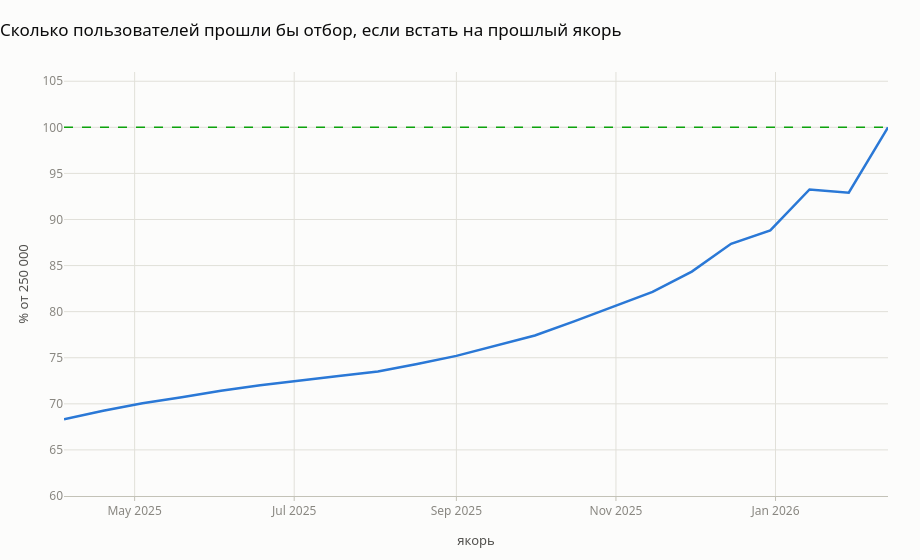

The code cell stored with this chart in its notebook:
### Markdown cell above
## 3.3 Что нашли

Три последних выровненных блока дают **ровно 100.00 %**, любой сдвиг — 98–99 %.
Правило восстанавливается однозначно:

> в выборку вошли пользователи, у которых есть хотя бы одно событие **в каждом** из трёх
> последних 30-дневных блоков: 2025-11-16 … 12-15, 12-16 … 2026-01-14, 01-15 … 02-13.

Проверим формально: запрограммируем правило и применим его к боевому якорю.
Если восстановлено верно, должны остаться ровно все 250 000.

### Code cell
def selected_users(anchor_d, blocks=3, block=30):
    """Пользователи, проходящие правило отбора организаторов на момент anchor_d.

    Требуется хотя бы одно событие в каждом из `blocks` подряд идущих окон
    длины `block`, отсчитанных назад от якоря.
    """
    lo = anchor_d - blocks * block + 1
    s = (df.filter(pl.col("d").is_between(lo, anchor_d))
           .with_columns(b=((pl.col("d") - lo) // block).cast(pl.Int8))
           .group_by("user_id").agg(nb=pl.col("b").n_unique()))
    return s.filter(pl.col("nb") == blocks)["user_id"]


chk = selected_users(ANCHOR_FINAL)
print(f"правилу удовлетворяют {chk.len():,} из {N_USERS:,} → "
      f"{'правило восстановлено верно' if chk.len() == N_USERS else 'НЕ СХОДИТСЯ'}")

sel = np.array([(A, selected_users(A).len() / N_USERS) for A in range(N_DAYS - 1, 90, -15)])
fig = go.Figure()
line(fig, [DAY0 + timedelta(days=int(a)) for a in sel[:, 0]], sel[:, 1] * 100,
     "прошли отбор", slot=0)
fig.add_hline(y=100, line=dict(color=STATUS["good"], width=1.5, dash="dash"))
fig.update_yaxes(title="% от 250 000", range=[60, 106])
fig.update_xaxes(title="якорь")
fig.update_layout(showlegend=False)
show(fig, "Сколько пользователей прошли бы отбор, если встать на прошлый якорь",
     w=920, h=560)

### Figure 1 — Plotly figure (JSON) as saved in the notebook; plotly's stock layout.template omitted (floating-point values rounded to 4 significant figures)
{"data": [{"line": {"color": "#2a78d6", "width": 2.5}, "mode": "lines", "name": "прошли отбор", "type": "scatter", "x": ["2026-02-13", "2026-01-29", "2026-01-14", "2025-12-30", "2025-12-15", "2025-11-30", "2025-11-15", "2025-10-31", "2025-10-16", "2025-10-01", "2025-09-16", "2025-09-01", "2025-08-17", "2025-08-02", "2025-07-18", "2025-07-03", "2025-06-18", "2025-06-03", "2025-05-19", "2025-05-04", "2025-04-19", "2025-04-04"], "y": [100.0, 92.91, 93.26, 88.81, 87.36, 84.35, 82.14, 80.53, 78.95, 77.41, 76.28, 75.2, 74.33, 73.5, 73.02, 72.54, 72.03, 71.43, 70.71, 70.07, 69.25, 68.32]}], "layout": {"autosize": false, "height": 560, "margin": {"b": 64, "t": 72}, "shapes": [{"line": {"color": "#0ca30c", "dash": "dash", "width": 1.5}, "type": "line", "x0": 0, "x1": 1, "xref": "x domain", "y0": 100, "y1": 100, "yref": "y"}], "showlegend": false, "title": {"text": "Сколько пользователей прошли бы отбор, если встать на прошлый якорь"}, "width": 920, "xaxis": {"automargin": true, "title": {"text": "якорь"}}, "yaxis": {"automargin": true, "range": [60, 106], "title": {"text": "% от 250 000"}}}}
